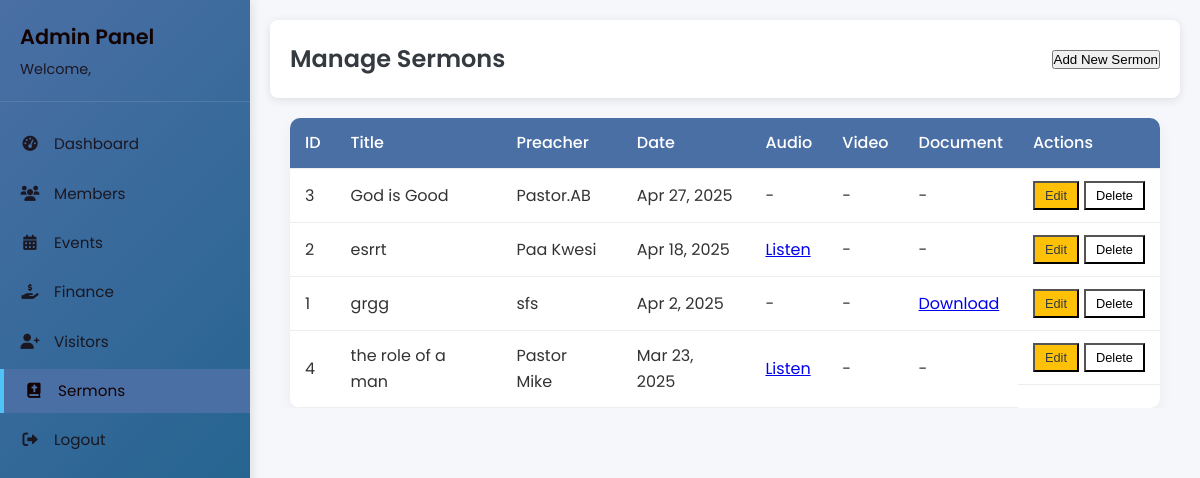
Page /sermons.php (signed in) on the committed database.
### tables this page shows
CREATE TABLE `sermons` (
  `id` int(11) NOT NULL,
  `title` varchar(100) NOT NULL,
  `preacher` varchar(100) NOT NULL,
  `sermon_date` date NOT NULL,
  `description` text NOT NULL,
  `audio_file` varchar(255) NOT NULL,
  `video_file` int(11) NOT NULL,
  `document_file` varchar(255) NOT NULL,
  `created_at` timestamp NOT NULL DEFAULT current_timestamp()
);

### sermons.php (the view, shortened to what this page needs)
<?php
require_once 'config.php';
$sermons = [];
$result = $conn->query("SELECT * FROM sermons ORDER BY sermon_date DESC");
if ($result->num_rows > 0) {
    while ($row = $result->fetch_assoc()) {
        $sermons[] = $row;
    }
}
?>
<!DOCTYPE html>
<html lang="en">
<head>
    <link rel="stylesheet" href="admin.css">
    <link rel="stylesheet" href="https://cdnjs.cloudflare.com/ajax/libs/font-awesome/6.0.0-beta3/css/all.min.css">
</head>
<body>
    <div class="admin-container">
        <aside class="sidebar">
            <div class="sidebar-header">
                <h2>Admin Panel</h2>
                <p>Welcome, <?php echo $_SESSION['admin_username']; ?></p>
            </div>
            <nav class="sidebar-nav">
                <ul>
                    <li><a href="addashboard.php"><i class="fas fa-tachometer-alt"></i> Dashboard</a></li>
                    <li><a href="members.php"><i class="fas fa-users"></i> Members</a></li>
                    <li><a href="adevents.php"><i class="fas fa-calendar-alt"></i> Events</a></li>
                    <li><a href="adfinance.php"><i class="fas fa-hand-holding-usd"></i> Finance</a></li>
                    <li><a href="advisitors.php"><i class="fas fa-user-plus"></i> Visitors</a></li>
                    <li class="active"><a href="sermons.php"><i class="fas fa-bible"></i> Sermons</a></li>
                    <li><a href="addashboard.php"><i class="fas fa-sign-out-alt"></i> Logout</a></li>
                </ul>
            </nav>
        </aside>
        <main class="admin-content">
            <header class="admin-header">
                <h1>Manage Sermons</h1>
                <button id="addSermonBtn" class="btn btn-primary">Add New Sermon</button>
            </header>
            <div class="table-responsive">
                <table class="data-table">
                    <thead>
                        <tr>
                            <th>ID</th>
                            <th>Title</th>
                            <th>Preacher</th>
                            <th>Date</th>
                            <th>Audio</th>
                            <th>Video</th>
                            <th>Document</th>
                            <th>Actions</th>
                        </tr>
                    </thead>
                    <tbody>
                        <?php if (empty($sermons)): ?>
                            <tr>
                                <td colspan="8">No sermons found</td>
                            </tr>
                        <?php else: ?>
                            <?php foreach ($sermons as $sermon): ?>
                                <tr>
                                    <td><?php echo $sermon['id']; ?></td>
                                    <td><?php echo htmlspecialchars($sermon['title']); ?></td>
                                    <td><?php echo htmlspecialchars($sermon['preacher']); ?></td>
                                    <td><?php echo date('M j, Y', strtotime($sermon['sermon_date'])); ?></td>
                                    <td>
                                        <?php if ($sermon['audio_file']): ?>
                                            <a href="../uploads/<?php echo $sermon['audio_file']; ?>" target="_blank">Listen</a>
                                        <?php else: ?>
                                            -
                                        <?php endif; ?>
                                    </td>
                                    <td>
                                        <?php if ($sermon['video_file']): ?>
                                            <a href="../uploads/<?php echo $sermon['video_file']; ?>" target="_blank">Watch</a>
                                        <?php else: ?>
                                            -
                                        <?php endif; ?>
                                    </td>
                                    <td>
                                        <?php if ($sermon['document_file']): ?>
                                            <a href="get_sermon<?php echo $sermon['document_file']; ?>" target="_blank">Download</a>
                                        <?php else: ?>
                                            -
                                        <?php endif; ?>
                                    </td>
                                    <td class="actions">
                                        <button class="btn btn-sm btn-edit" data-id="<?php echo $sermon['id']; ?>">Edit</button>
                                        <form method="POST" style="display:inline;">
                                            <button type="submit" name="delete_sermon" class="btn btn-sm btn-delete" onclick="return confirm('Are you sure you want to delete this sermon?')">Delete</button>
                                        </form>
                                    </td>
                                </tr>
                            <?php endforeach; ?>
                        <?php endif; ?>
                    </tbody>
                </table>
            </div>
        </main>
    </div>
</body>
</html>

### admin.css (style rules this page uses)
.admin-container { display: flex; min-height: 100vh; }
.sidebar { width: 250px; background-color: var(--dark-color); color: rgb(19, 2, 2); padding: 20px 0; position: fixed; height: 100%; }
.sidebar-header { padding: 0 20px 20px; border-bottom: 1px solid rgba(255, 255, 255, 0.1); margin-bottom: 20px; }
.sidebar-header h2 { font-size: 1.3rem; margin-bottom: 5px; }
.sidebar-header p { font-size: 0.9rem; opacity: 0.8; }
.sidebar-nav ul { list-style: none; }
.sidebar-nav li { margin-bottom: 5px; }
.sidebar-nav a { display: block; padding: 10px 20px; color: rgba(19, 3, 3, 0.8); transition: all 0.3s ease; }
.sidebar-nav a i { margin-right: 10px; width: 20px; text-align: center; }
.sidebar-nav li.active a { background-color: var(--primary-color); color: rgb(20, 2, 2); }
.admin-content { flex: 1; margin-left: 250px; background-color: #f5f7fa; min-height: 100vh; }
.admin-header { background-color: white; padding: 20px; box-shadow: 0 2px 10px rgba(0, 0, 0, 0.1); margin-bottom: 20px; display: flex; justify-content: space-between; align-items: center; }
.admin-header h1 { font-size: 1.5rem; color: var(--dark-color); }
.table-responsive { overflow-x: auto; padding: 0 20px; }
.data-table { width: 100%; border-collapse: collapse; background-color: white; border-radius: 10px; overflow: hidden; box-shadow: 0 5px 15px rgba(0, 0, 0, 0.05); }
.data-table th, .data-table td { padding: 12px 15px; text-align: left; border-bottom: 1px solid #eee; }
.data-table th { background-color: var(--primary-color); color: white; font-weight: 500; }
.data-table .actions { display: flex; gap: 5px; }
.btn-sm { padding: 5px 10px; font-size: 0.8rem; }
.btn-edit { background-color: var(--warning-color); color: var(--dark-color); }
.btn-delete { background-color: var(--error-color); color: white; }

### sermons.php (style rules this page uses)
:root { --primary-color: #4a6fa5; --secondary-color: #166088; --accent-color: #4fc3f7; --light-color: #f8f9fa; --dark-color: #343a40; --success-color: #28a745; --warning-color: #ffc107; --danger-color: #dc3545; --sidebar-width: 250px; --header-height: 80px; }
* { margin: 0; padding: 0; box-sizing: border-box; }
body { font-family: 'Poppins', sans-serif; background-color: #f5f7fa; color: #333; line-height: 1.6; }
.admin-container { display: flex; min-height: 100vh; }
.sidebar { width: var(--sidebar-width); background: linear-gradient(135deg, var(--primary-color), var(--secondary-color)); color: white; padding: 20px 0; position: fixed; height: 100vh; box-shadow: 2px 0 10px rgba(0, 0, 0, 0.1); z-index: 100; }
.sidebar-header { padding: 0 20px 20px; border-bottom: 1px solid rgba(255, 255, 255, 0.1); margin-bottom: 20px; }
.sidebar-header h2 { font-size: 1.5rem; font-weight: 600; margin-bottom: 5px; }
.sidebar-header p { font-size: 0.9rem; opacity: 0.8; }
.sidebar-nav ul { list-style: none; }
.sidebar-nav li { margin-bottom: 5px; }
.sidebar-nav a { display: flex; align-items: center; padding: 12px 20px; color: white; text-decoration: none; transition: all 0.3s ease; font-size: 0.95rem; }
.btn-delete { background: #e74c3c; color: black !important; }
.sidebar-nav a i { margin-right: 10px; width: 20px; text-align: center; }
.sidebar-nav .active a { background-color: rgba(255, 255, 255, 0.2); border-left: 4px solid var(--accent-color); }
.admin-content { flex: 1; margin-left: var(--sidebar-width); padding: 20px; }
.admin-header { background-color: white; padding: 20px; border-radius: 8px; box-shadow: 0 2px 10px rgba(0, 0, 0, 0.05); margin-bottom: 20px; }
.admin-header h1 { font-size: 1.8rem; color: var(--dark-color); font-weight: 600; }

### rows in the picture
sermons: id "3", title "God is Good", preacher "Pastor.AB", sermon_date "Apr 27, 2025"
sermons: id "2", title "esrrt", preacher "Paa Kwesi", sermon_date "Apr 18, 2025"
sermons: id "1", title "grgg", preacher "sfs", sermon_date "Apr 2, 2025"
sermons: id "4", title "the role of a man", preacher "Pastor Mike", sermon_date "Mar 23, 2025"
